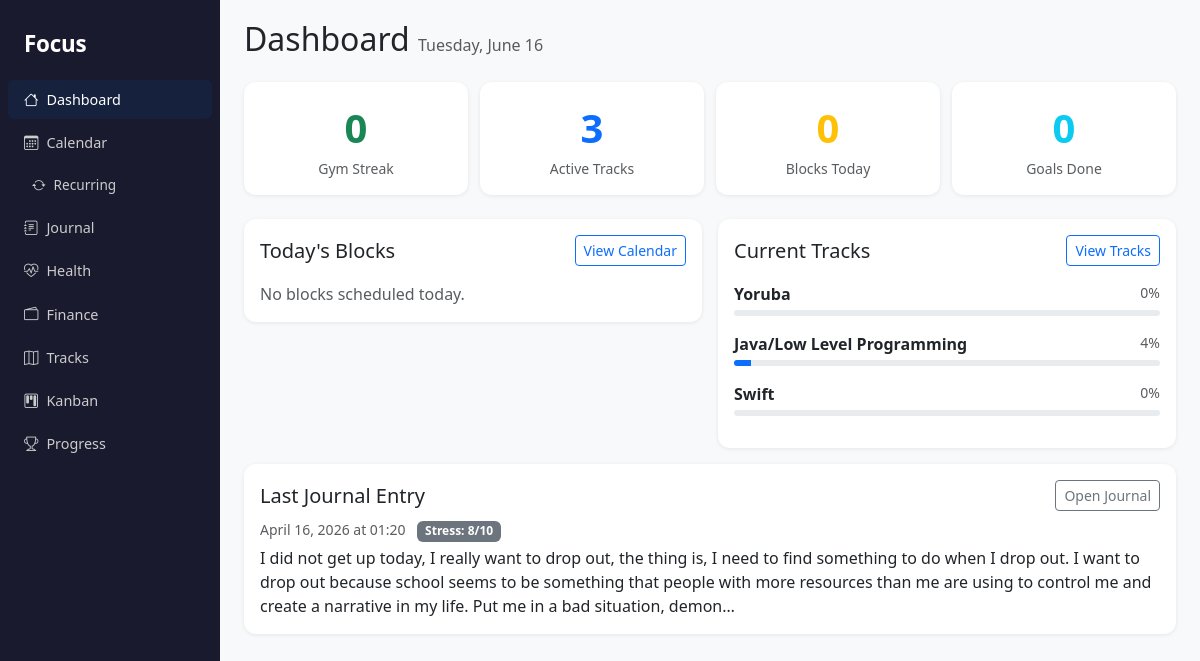
The page / on the database its author committed.
### models.py (models this page shows)
class Track(db.Model):
    __tablename__ = "tracks"
    id = db.Column(db.String(36), primary_key=True, default=new_uuid)
    title = db.Column(db.String(200), nullable=False)
    status = db.Column(db.String(20), default="library")  # library, current, completed
    level = db.Column(db.Integer, default=1)
    calendar_block_id = db.Column(db.String(36), db.ForeignKey("calendar_blocks.id"), nullable=True)
    completed_at = db.Column(db.DateTime, nullable=True)
    created_at = db.Column(db.DateTime, default=datetime.utcnow)
    checkpoints = db.relationship("Checkpoint", backref="track", lazy=True, cascade="all, delete-orphan")
    goals = db.relationship("Goal", backref="track", lazy=True)
    calendar_block = db.relationship("CalendarBlock", backref="tracks")
    @property
    def completion_pct(self):
        if not self.checkpoints:
            return 0
        done = sum(1 for c in self.checkpoints if c.completed)
        return round((done / len(self.checkpoints)) * 100)

class Checkpoint(db.Model):
    __tablename__ = "checkpoints"
    id = db.Column(db.String(36), primary_key=True, default=new_uuid)
    track_id = db.Column(db.String(36), db.ForeignKey("tracks.id"), nullable=False)
    title = db.Column(db.String(200), nullable=False)
    description = db.Column(db.Text, default="")
    target_date = db.Column(db.Date, nullable=True)
    completed = db.Column(db.Boolean, default=False)
    is_goal = db.Column(db.Boolean, default=False)  # True when equipped as a goal
    created_at = db.Column(db.DateTime, default=datetime.utcnow)

class JournalEntry(db.Model):
    __tablename__ = "journal_entries"
    id = db.Column(db.String(36), primary_key=True, default=new_uuid)
    body = db.Column(db.Text, nullable=False)
    stress_level = db.Column(db.Integer, nullable=True)
    created_at = db.Column(db.DateTime, default=datetime.utcnow)
    updated_at = db.Column(db.DateTime, default=datetime.utcnow, onupdate=datetime.utcnow)

### app.py (the view)
@app.route("/")
def dashboard():
    today = date.today()
    today_blocks = CalendarBlock.query.filter(
        db.func.date(CalendarBlock.starts_at) == today
    ).order_by(CalendarBlock.starts_at).all()
    last_entry = JournalEntry.query.order_by(JournalEntry.created_at.desc()).first()
    current_tracks = Track.query.filter_by(status="current").all()
    streak = gym_streak()
    total_goals_done = Goal.query.filter_by(status="done").count()
    return render_template("dashboard.html",
        today_blocks=today_blocks,
        last_entry=last_entry,
        current_tracks=current_tracks,
        streak=streak,
        total_goals_done=total_goals_done,
        today=today
    )

### app.py (called while the page is built)
def gym_streak():
    today = date.today()
    streak = 0
    check = today
    while True:
        has = HealthRecord.query.filter(
            HealthRecord.record_type == "gym_visit",
            db.func.date(HealthRecord.recorded_at) == check
        ).first()
        if has:
            streak += 1
            check -= timedelta(days=1)
        else:
            break
    return streak

### templates/dashboard.html (shortened to what this page needs)
{% extends "base.html" %}
{% block content %}
<h2 class="mb-4">Dashboard <small class="text-muted fs-6">{{ today.strftime('%A, %B %d') }}</small></h2>
<div class="stats-grid mb-4">
  <div class="card p-3 text-center">
    <div class="fs-1 fw-bold text-success">{{ streak }}</div>
    <div class="text-muted small">Gym Streak</div>
  </div>
  <div class="card p-3 text-center">
    <div class="fs-1 fw-bold text-primary">{{ current_tracks|length }}</div>
    <div class="text-muted small">Active Tracks</div>
  </div>
  <div class="card p-3 text-center">
    <div class="fs-1 fw-bold text-warning">{{ today_blocks|length }}</div>
    <div class="text-muted small">Blocks Today</div>
  </div>
  <div class="card p-3 text-center">
    <div class="fs-1 fw-bold text-info">{{ total_goals_done }}</div>
    <div class="text-muted small">Goals Done</div>
  </div>
</div>
<div class="row g-3">
  <div class="col-12 col-md-6">
    <div class="card p-3">
      <div class="d-flex justify-content-between align-items-center mb-3">
        <h5 class="mb-0">Today's Blocks</h5>
        <a href="{{ url_for('calendar_index') }}" class="btn btn-sm btn-outline-primary">View Calendar</a>
      </div>
      {% if today_blocks %}
        {% for block in today_blocks %}
          <a href="{{ url_for('block_detail', id=block.id) }}" class="text-decoration-none">
            <div class="d-flex align-items-center p-2 mb-2 rounded bg-light">
              <span class="badge bg-{{ block.score_color }} me-2">
                {% if block.adherence_score is not none %}{{ block.adherence_score }}%{% else %}—{% endif %}
              </span>
              <div>
                <div class="fw-semibold text-dark">{{ block.title }}</div>
                <div class="text-muted small">{{ block.starts_at.strftime('%H:%M') }} – {{ block.ends_at.strftime('%H:%M') }}</div>
              </div>
            </div>
          </a>
        {% endfor %}
      {% else %}
        <p class="text-muted mb-0">No blocks scheduled today.</p>
      {% endif %}
    </div>
  </div>
  <div class="col-12 col-md-6">
    <div class="card p-3">
      <div class="d-flex justify-content-between align-items-center mb-3">
        <h5 class="mb-0">Current Tracks</h5>
        <a href="{{ url_for('tracks_index') }}" class="btn btn-sm btn-outline-primary">View Tracks</a>
      </div>
      {% if current_tracks %}
        {% for track in current_tracks %}
          <a href="{{ url_for('track_detail', id=track.id) }}" class="text-decoration-none">
            <div class="mb-3">
              <div class="d-flex justify-content-between text-dark">
                <span class="fw-semibold">{{ track.title }}</span>
                <span class="text-muted small">{{ track.completion_pct }}%</span>
              </div>
              <div class="progress mt-1" style="height:6px;">
                <div class="progress-bar" style="width:{{ track.completion_pct }}%"></div>
              </div>
            </div>
          </a>
        {% endfor %}
      {% else %}
        <p class="text-muted mb-0">No active tracks.</p>
      {% endif %}
    </div>
  </div>
  {% if last_entry %}
  <div class="col-12">
    <div class="card p-3">
      <div class="d-flex justify-content-between align-items-center mb-2">
        <h5 class="mb-0">Last Journal Entry</h5>
        <a href="{{ url_for('journal_index') }}" class="btn btn-sm btn-outline-secondary">Open Journal</a>
      </div>
      <p class="text-muted small mb-1">{{ last_entry.created_at.strftime('%B %d, %Y at %H:%M') }}
        {% if last_entry.stress_level %}
          <span class="badge bg-secondary stress-badge ms-2">Stress: {{ last_entry.stress_level }}/10</span>
        {% endif %}
      </p>
      <p class="mb-0" style="white-space:pre-wrap;">{{ last_entry.body[:300] }}{% if last_entry.body|length > 300 %}…{% endif %}</p>
    </div>
  </div>
  {% endif %}
</div>
{% endblock %}

### static/focus.css (style rules this page uses)
:root { --sidebar-w: 220px; --topbar-h: 54px; --sidebar-bg: #1a1a2e; --sidebar-active: #16213e; --sidebar-text: #ccc; --radius-card: 12px; --shadow-card: 0 1px 4px rgba(0,0,0,.08); --gap-page: 1rem; }
*, *::before, *::after { box-sizing: border-box; }
body { background: #f8f9fa; overflow-x: hidden; -webkit-text-size-adjust: 100%; }
.card { border: none; border-radius: var(--radius-card); box-shadow: var(--shadow-card); }
.stress-badge { font-size: .75rem; }
.stats-grid { display: grid; grid-template-columns: repeat(2, 1fr); gap: .75rem; }
@media (min-width: 768px) { .stats-grid { grid-template-columns: repeat(4, 1fr); } }
@media (min-width: 768px) { body { height: 100vh; overflow: hidden; } }

### rows shown on the page
Track: title "Yoruba", completion_pct "0"
Track: title "Java/Low Level Programming", completion_pct "4"
Track: title "Swift", completion_pct "0"
JournalEntry: created_at "April 16, 2026 at 01:20", stress_level "8", body "I did not get up today, I really want to drop out, the thing is, I need to find something to do when I drop out. I want to drop out because school seems to be something that people with more resources than me are using to control me and create a narrative in my life. Put me in a bad situation, demon"

### other values the page prints
{{ streak }} "0"
{{ current_tracks|length }} "3"
{{ today_blocks|length }} "0"
{{ total_goals_done }} "0"
